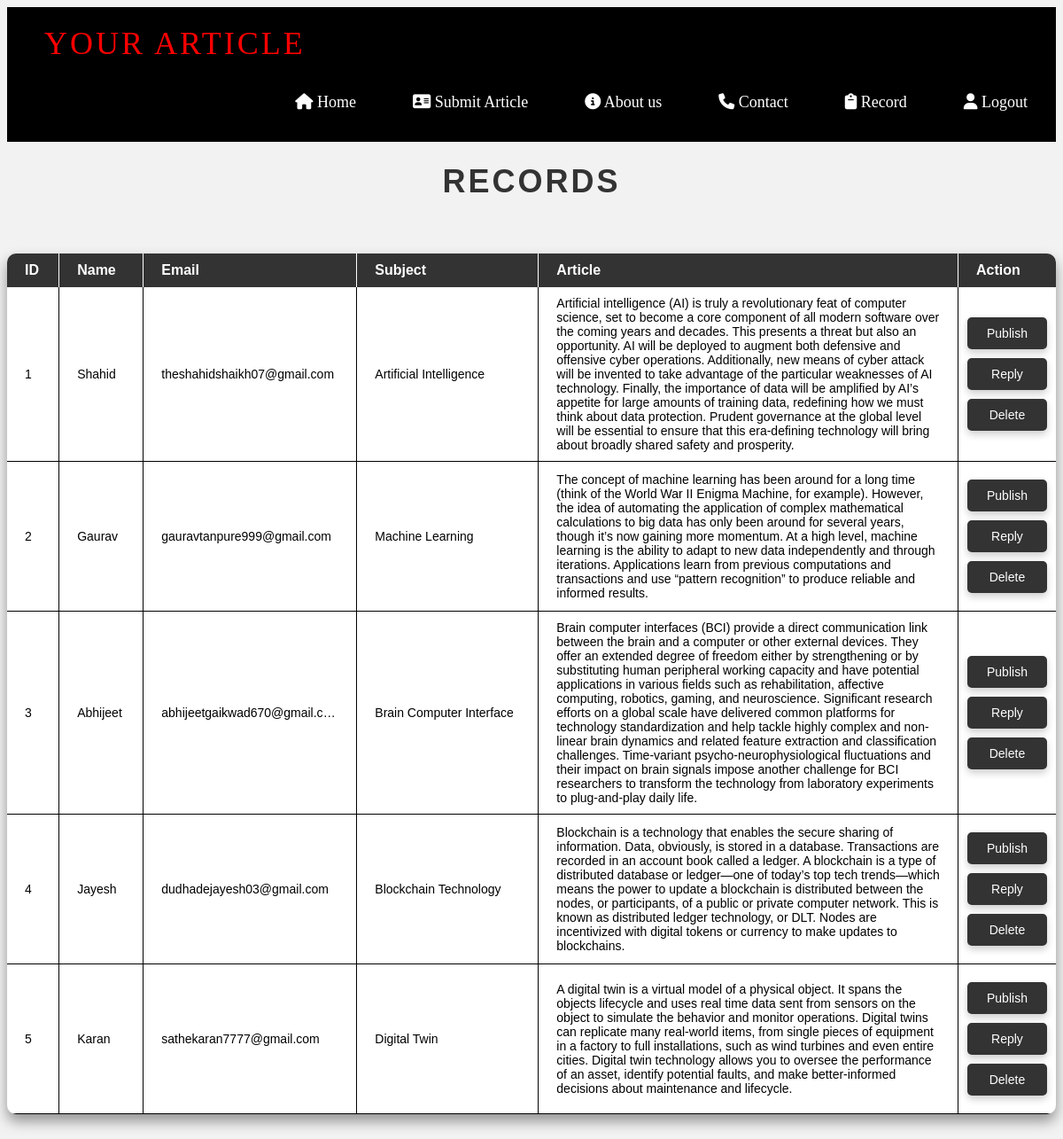
Screenshot of /Admin/record.php with the database file from the repository.
### tables this page shows
CREATE TABLE `article` (
  `Id` int(11) NOT NULL,
  `Name` varchar(255) NOT NULL,
  `Email` varchar(255) NOT NULL,
  `Subject` varchar(255) NOT NULL,
  `Article` text NOT NULL
);

### Admin/record.php (the view, shortened to what this page needs)
<!DOCTYPE html>
<html>
<head>
	<?php
    include 'mainmenubar.php';
    ?>
</head>
<body>
	<h1>Records</h1>
	<table>
		<div class="table-responsive">
			<table class="table table-bordered">
			<thead>
			<tr>
			<th>ID</th>
			<th>Name</th>
			<th>Email</th>
			<th>Subject</th>
			<th>Article</th>
			<th>Action</th>
			</tr>
			</thead>
			<tbody>
			<?php
$servername = "localhost";
$username = "root";
$password = "";
$dbname = "yourarticle";
$conn = new mysqli($servername, $username, $password, $dbname);
$sql = "SELECT * FROM article";
$result = $conn->query($sql);
if ($result->num_rows > 0) {
    while ($row = $result->fetch_assoc()) {
        echo "<tr>";
        echo "<td>" . $row['Id'] . "</td>";
        echo "<td>" . $row['Name'] . "</td>";
        echo "<td>" . $row['Email'] . "</td>";
        echo "<td>" . $row['Subject'] . "</td>";
        echo "<td>" . $row['Article'] . "</td>";
        echo "<td class='action'>
        	<a href='publish.php?id=" . $row['Id'] . "' class='btn btn-success'>Publish</a>
            <a href='https://www.gmail.com' class='btn btn-primary'>Reply</a>
            <a href='delete.php?id=" . $row['Id'] . "' class='btn btn-danger'>Delete</a>
        </td>";
        echo "</tr>";
    }
} else {
    echo "<tr><td colspan='6'>No articles found</td></tr>";
}
?>
</tbody>
</div>
</table>
</body>
</html>

### Admin/record.php (style rules this page uses)
body { background-color: #f2f2f2; font-family: Arial, sans-serif; }
h1 { font-size: 36px; margin-bottom: 20px; color: #333; text-align: center; text-transform: uppercase; letter-spacing: 3px; font-weight: bold; }
table { border-collapse: collapse; width: 100%; margin: 30px auto; background-color: white; box-shadow: 0px 8px 15px rgba(0,0,0,0.4); border-radius: 10px; overflow: hidden; }
th { background-color: #333; color: white; font-size: 16px; font-weight: bold; padding: 10px 20px; text-align: left; border-right: 1px solid white; }
th:last-child { border-right: none; }
th:nth-child(5), td:nth-child(5) { width: 40%; }
th:nth-child(3), td:nth-child(3) { width: 20%; }
td { font-size: 14px; padding: 10px 20px; border-bottom: 1px solid black; text-align: left; border-right: 1px solid black; vertical-align: middle; max-width: 200px; overflow: hidden; text-overflow: ellipsis; }
td:last-child { border-right: border-right: 1px solid #ddd; }
td.action { padding: 10px; text-align: center; white-space: nowrap; border-bottom: 1px solid black ; border-right: none; }
.btn { display: block; padding-top: 1px; background-color: #333; color: white; padding: 10px 20px; border: none; border-radius: 5px; cursor: pointer; font-size: 14px; text-decoration: none; margin: 10px 0; transition: all 0.2s ease-in-out; box-shadow: 0px 4px 8px rgba(0,0,0,0.2); }

### rows the page displays
article: Id "1", Name "Shahid", Email "theshahidshaikh07@gmail.com", Subject "Artificial Intelligence", Article "Artificial intelligence (AI) is truly a revolutionary feat of computer science, set to become a core component of all modern software over the coming years and decades. This presents a threat but also an opportunity. AI will be deployed to augment both defensive and offensive cyber operations. Additionally, new means of cyber attack will be invented to take advantage of the particular weaknesses of AI technology. Finally, the importance of data will be amplified by AI’s appetite for large amounts of training data, redefining how we must think about data protection. Prudent governance at the global level will be essential to ensure that this era-defining technology will bring about broadly…"
article: Id "2", Name "Gaurav", Email "gauravtanpure999@gmail.com", Subject "Machine Learning", Article "The concept of machine learning has been around for a long time (think of the World War II Enigma Machine, for example). However, the idea of automating the application of complex mathematical calculations to big data has only been around for several years, though it’s now gaining more momentum. At a high level, machine learning is the ability to adapt to new data independently and through iterations. Applications learn from previous computations and transactions and use “pattern recognition” to produce reliable and informed results."
article: Id "3", Name "Abhijeet", Email "abhijeetgaikwad670@gmail.c…", Subject "Brain Computer Interface", Article "Brain computer interfaces (BCI) provide a direct communication link between the brain and a computer or other external devices. They offer an extended degree of freedom either by strengthening or by substituting human peripheral working capacity and have potential applications in various fields such as rehabilitation, affective computing, robotics, gaming, and neuroscience. Significant research efforts on a global scale have delivered common platforms for technology standardization and help tackle highly complex and non-linear brain dynamics and related feature extraction and classification challenges. Time-variant psycho-neurophysiological fluctuations and their impact on brain signals…"
article: Id "4", Name "Jayesh", Email "dudhadejayesh03@gmail.com", Subject "Blockchain Technology", Article "Blockchain is a technology that enables the secure sharing of information. Data, obviously, is stored in a database. Transactions are recorded in an account book called a ledger. A blockchain is a type of distributed database or ledger—one of today’s top tech trends—which means the power to update a blockchain is distributed between the nodes, or participants, of a public or private computer network. This is known as distributed ledger technology, or DLT. Nodes are incentivized with digital tokens or currency to make updates to blockchains."
article: Id "5", Name "Karan", Email "sathekaran7777@gmail.com", Subject "Digital Twin", Article "A digital twin is a virtual model of a physical object. It spans the objects lifecycle and uses real time data sent from sensors on the object to simulate the behavior and monitor operations. Digital twins can replicate many real-world items, from single pieces of equipment in a factory to full installations, such as wind turbines and even entire cities. Digital twin technology allows you to oversee the performance of an asset, identify potential faults, and make better-informed decisions about maintenance and lifecycle."
